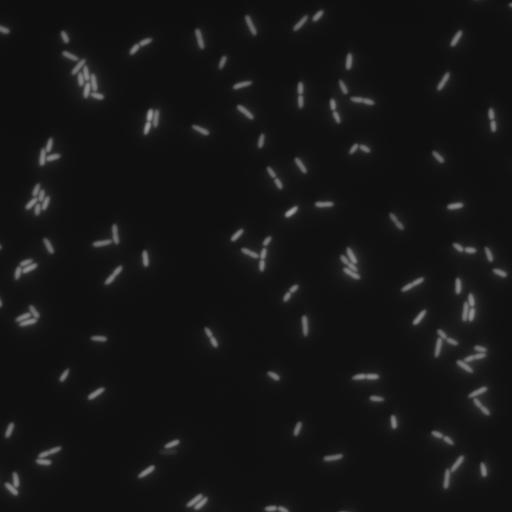
#> input picture Cells1.tif, 512 x 512 px, found by its file name
$ jupyter execute ImageClassifier.ipynb
#> lines starting #> are read from the running program, lines starting #| are printed output that depends on the picture; after the words box and inside, x2 and y2 are one past the last pixel; in counts of white or black regions, pixels touching at a corner belong together
[cell 1]
import pandas as pd
import numpy as np
import matplotlib.pyplot as plt
from skimage import io
from skimage import color
from skimage import measure
from skimage import feature
from skimage import filters
from skimage.segmentation import watershed
from scipy import ndimage as ndi
from skimage.feature import peak_local_max
from skimage.measure import label
from skimage.segmentation import mark_boundaries
from skimage.color import label2rgb

[cell 2]
cell1 = io.imread("C:/Users/suzua/Downloads/Cells1.tif")
#> cell1 is the input picture: shape (512, 512) uint16; min 3592, max 40357, mean 5436.1
#fig.ax makes the contrast of the image higher for identification
#don't have to add in brackets cause cell1 is read in fuc
#figure is the number of array and ax is the axis
fig, ax = plt.subplots()
#prints the axis of the individual pixel
ax.imshow(cell1,cmap = 'gray')

cell2 = io.imread ("C:/Users/suzua/Downloads/Cells2.tif")
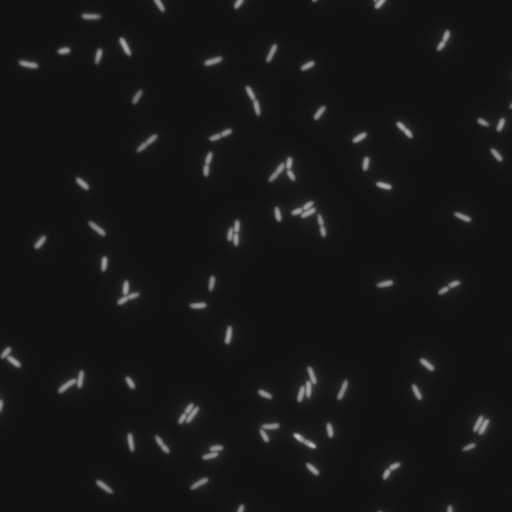
#> input picture Cells2.tif, 512 x 512 px, found by its file name
#> cell2 is the input picture: shape (512, 512) uint16; min 4036, max 49927, mean 5545.4
fig, ax = plt.subplots()
ax.imshow(cell2,cmap = 'gray')

cell3 = io.imread ("C:/Users/suzua/Downloads/Cells3.tif")
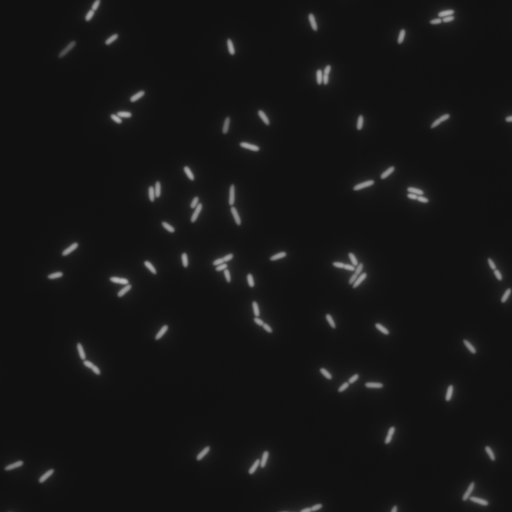
#> input picture Cells3.tif, 512 x 512 px, found by its file name
#> cell3 is the input picture: shape (512, 512) uint16; min 4041, max 47542, mean 5502
fig, ax = plt.subplots()
ax.imshow(cell3,cmap = 'gray')

[cell 3]
#finds the numerical value/threshold that separates cell from the bg
optimalthres = filters.threshold_otsu(cell1)
#> optimalthres = 13557
#if the pixel is less than the threshold it turns into "false" and greater into "true"
binary_cell1 = cell1>optimalthres
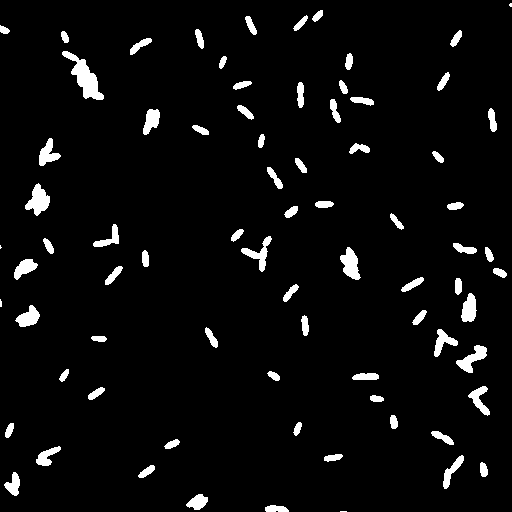
#> binary_cell1: shape (512, 512) bool; 4.5% white; 77 white regions (4 under 20 px), largest, box (x1, y1, x2, y2) and area: (62, 51, 104, 100) 772, (25, 183, 50, 216) 450, (340, 247, 361, 280) 404
print (binary_cell1)
#> (printed output is left out)

optimalthres = filters.threshold_otsu(cell2)
#> optimalthres = 16157
binary_cell2 = cell2>optimalthres
#> binary_cell2: shape (512, 512) bool; 3.1% white; 68 white regions (3 under 20 px), largest, box (x1, y1, x2, y2) and area: (297, 367, 317, 402) 337, (269, 157, 296, 182) 305, (291, 201, 316, 218) 261
print (binary_cell2)
#> (printed output is left out)

optimalthres = filters.threshold_otsu(cell3)
#> optimalthres = 16645
binary_cell3 = cell3>optimalthres
#> binary_cell3: shape (512, 512) bool; 2.7% white; 55 white regions (1 under 20 px), largest, box (x1, y1, x2, y2) and area: (333, 253, 367, 288) 508, (213, 253, 233, 282) 294, (110, 276, 132, 297) 241
print (binary_cell3)
#> (printed output is left out)

[cell 4]
#binarycell1 is false and true array made from the picture
#return_num=true tells us the number of white plots/true and 0 is treated as bg
arraycell1,objnum1 = measure.label(binary_cell1, return_num=True, background=0)
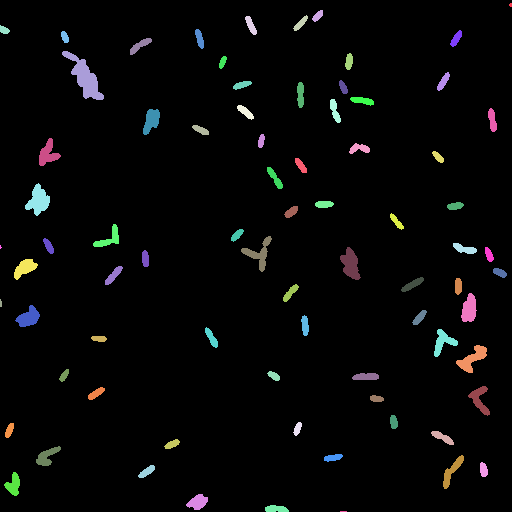
#> arraycell1: shape (512, 512) int32; 78 distinct labels, from 0 to 77; one colour per label, 0 black
#> objnum1 = 77
#objnum is the returned value of how many 1s there are thats touching each other
arraycell2,objnum2 = measure.label(binary_cell2, return_num=True, background =0)
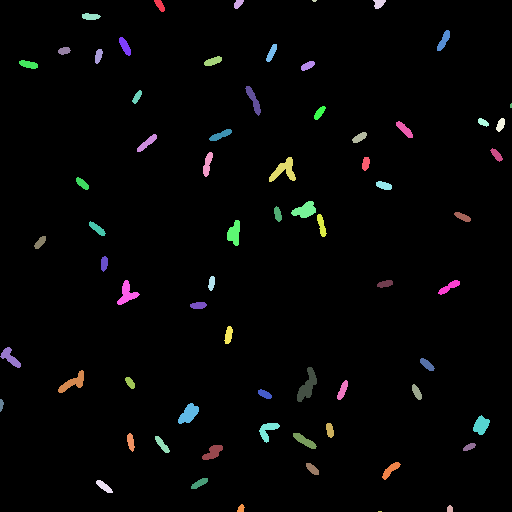
#> arraycell2: shape (512, 512) int32; 69 distinct labels, from 0 to 68; one colour per label, 0 black
#> objnum2 = 68
arraycell3,objnum3 = measure.label(binary_cell3, return_num=True, background=0)
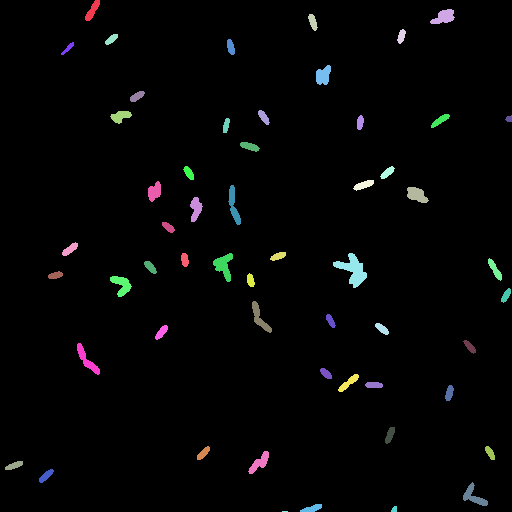
#> arraycell3: shape (512, 512) int32; 56 distinct labels, from 0 to 55; one colour per label, 0 black
#> objnum3 = 55

[cell 5]
print(arraycell1,objnum1)
#> (printed output is left out)
print(arraycell2,objnum2)
#> (printed output is left out)
print(arraycell3,objnum3)
#> (printed output is left out)

[cell 6]
#f string reads the actual property in {}
cell1 = io.imread("C:/Users/suzua/Downloads/Cells1.tif")
fig, ax = plt.subplots()
ax.imshow(cell1,cmap = 'gray')
ax.set_title(f"Number of Cells: {objnum1}")

ax.set_title(f"Number of Cells: {objnum2}")
cell2 = io.imread ("C:/Users/suzua/Downloads/Cells2.tif")
fig, ax = plt.subplots()
ax.imshow(cell2,cmap = 'gray')

cell3 = io.imread ("C:/Users/suzua/Downloads/Cells3.tif")
fig, ax = plt.subplots()
ax.imshow(cell3,cmap = 'gray')
ax.set_title(f"Number of Cells: {objnum3}")

[cell 7]
#we've been able to make the code count the cells but its not to accurate
contours = measure.find_contours(binary_cell1)
#> contours = 78 point arrays, longest 201 points
fig, ax = plt.subplots(figsize=(6, 6))
ax.imshow(binary_cell1, cmap='gray')
#creates a loop and goes through every single cell outline
for contours in contours:
    ax.plot(contours[:, 1], contours[:, 0], color='red', linewidth=1)
#> this loop made 78 passes
ax.set_title(f'Number of Cells: {objnum1}')

#we've been able to make the code count the cells but its not to accurate
contours = measure.find_contours(binary_cell2)
#> contours = 68 point arrays, longest 131 points
fig, ax = plt.subplots(figsize=(6, 6))
ax.imshow(binary_cell2, cmap='gray')
#creates a loop and goes through every single cell outline
for contours in contours:
    ax.plot(contours[:, 1], contours[:, 0], color='red', linewidth=1)
#> this loop made 68 passes
ax.set_title(f'Number of Cells: {objnum2}')

#we've been able to make the code count the cells but its not to accurate
contours = measure.find_contours(binary_cell3)
#> contours = 55 point arrays, longest 155 points
fig, ax = plt.subplots(figsize=(6, 6))
ax.imshow(binary_cell3, cmap='gray')
#creates a loop and goes through every single cell outline
for contours in contours:
    ax.plot(contours[:, 1], contours[:, 0], color='red', linewidth=1)
#> this loop made 55 passes
ax.set_title(f'Number of Cells: {objnum3}')

[cell 8]
#calculates the dist of the closest 0 to a 1
distance = ndi.distance_transform_edt(binary_cell1)
#the highest distance is found, the min distance tells the code that if peaks are <4 pixels apart js ignore
coords = peak_local_max(distance, min_distance=4, labels=binary_cell1)
#> coords = 146 pairs, first value 14 to 507, second value 4 to 501
#a blank canvas is created
markers_mask = np.zeros(distance.shape, dtype=bool)
#coordinates found by peak_local_max and changes those specific pixels on your blank canvas from False to True
markers_mask[tuple(coords.T)] = True
#scans markers_mask canvas, finds the first pixel marked true and numbers it 1, the second one 2 and so on
marker = label(markers_mask)
watershed1 = watershed(distance, marker, mask=binary_cell1)
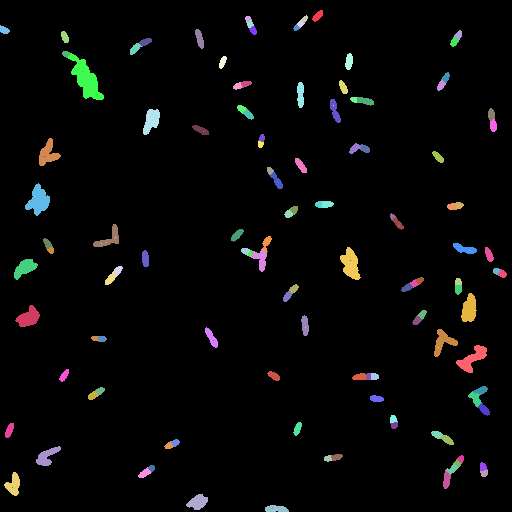
#> watershed1: shape (512, 512) int32; 147 distinct labels, from 0 to 146; one colour per label, 0 black
watershedcount1=np.max(watershed1)
#> watershedcount1 = 146
colored_cells1 = label2rgb(watershed1, bg_label=0)
fig, ax = plt.subplots(figsize=(6, 6))
outlined_image1 = mark_boundaries(colored_cells1,watershed1, color=(1, 0, 0),mode='thick')
ax.imshow(outlined_image1)
ax.set_title(f'Number of Cells: {watershedcount1}')

distance = ndi.distance_transform_edt(binary_cell2)
coords = peak_local_max(distance, min_distance=4, labels=binary_cell2)
#> coords = 120 pairs, first value 4 to 507, second value 6 to 501
markers_mask = np.zeros(distance.shape, dtype=bool)
markers_mask[tuple(coords.T)] = True
marker = label(markers_mask)
watershed2 = watershed(distance, marker, mask=binary_cell2)
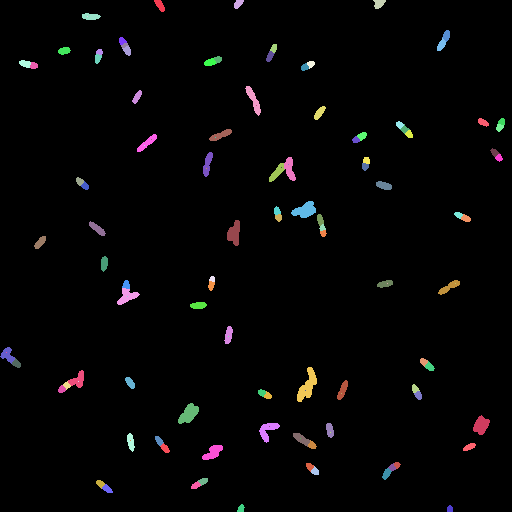
#> watershed2: shape (512, 512) int32; 121 distinct labels, from 0 to 120; one colour per label, 0 black
watershedcount2=np.max(watershed2)
#> watershedcount2 = 120
colored_cells2 = label2rgb(watershed2, bg_label=0)
fig, ax = plt.subplots(figsize=(6, 6))
outlined_image2 = mark_boundaries(colored_cells2,watershed2, color=(1, 0, 0),mode='thick')
ax.imshow(outlined_image2)
ax.set_title(f'Number of Cells: {watershedcount2}')

distance = ndi.distance_transform_edt(binary_cell3)
coords = peak_local_max(distance, min_distance=4, labels=binary_cell3)
#> coords = 103 pairs, first value 5 to 507, second value 17 to 507
markers_mask = np.zeros(distance.shape, dtype=bool)
markers_mask[tuple(coords.T)] = True
marker = label(markers_mask)
watershed3 = watershed(distance, marker, mask=binary_cell3)
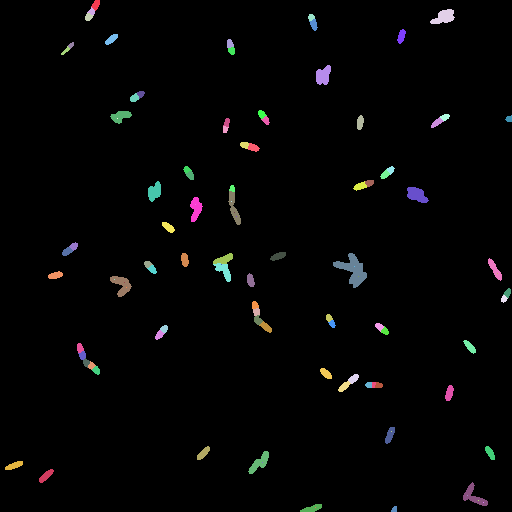
#> watershed3: shape (512, 512) int32; 104 distinct labels, from 0 to 103; one colour per label, 0 black
watershedcount3=np.max(watershed3)
#> watershedcount3 = 103
colored_cells3 = label2rgb(watershed3, bg_label=0)
fig, ax = plt.subplots(figsize=(6, 6))
outlined_image3 = mark_boundaries(colored_cells3,watershed3, color=(1, 0, 0),mode='thick')
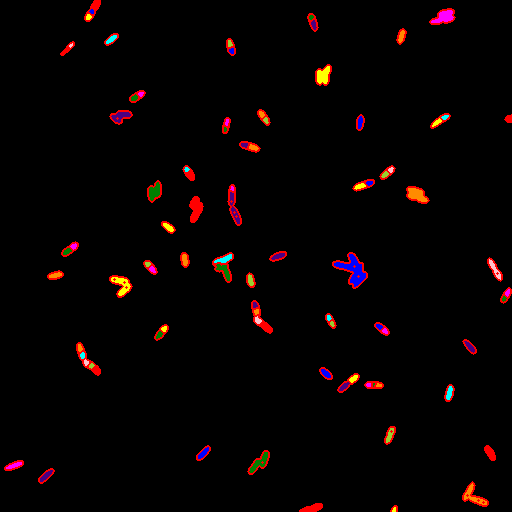
#> outlined_image3: shape (512, 512, 3) float64; mean R, G, B 0.0293, 0.00709, 0.00705
ax.imshow(outlined_image3)
ax.set_title(f'Number of Cells: {watershedcount3}')
